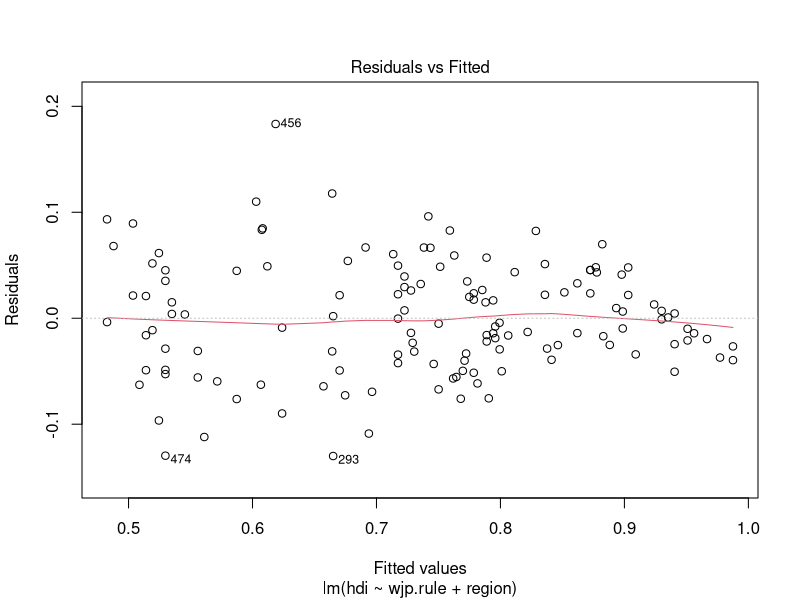
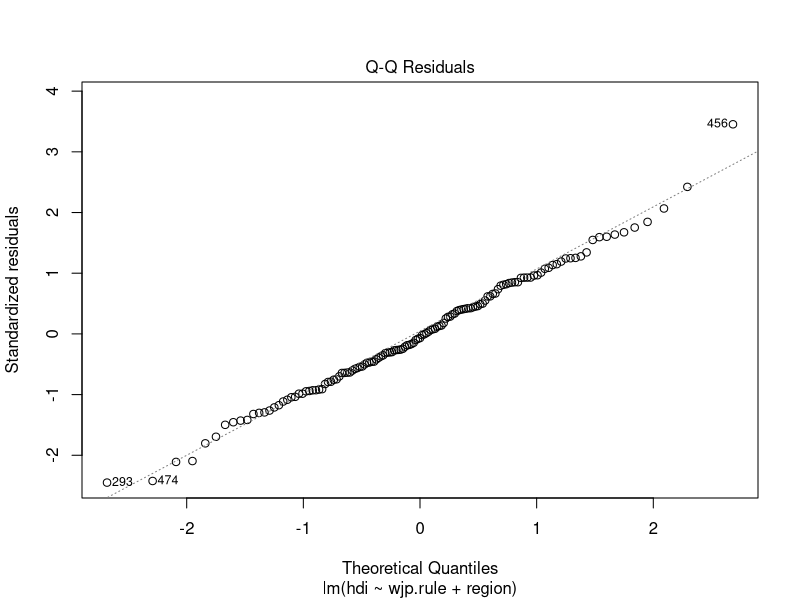
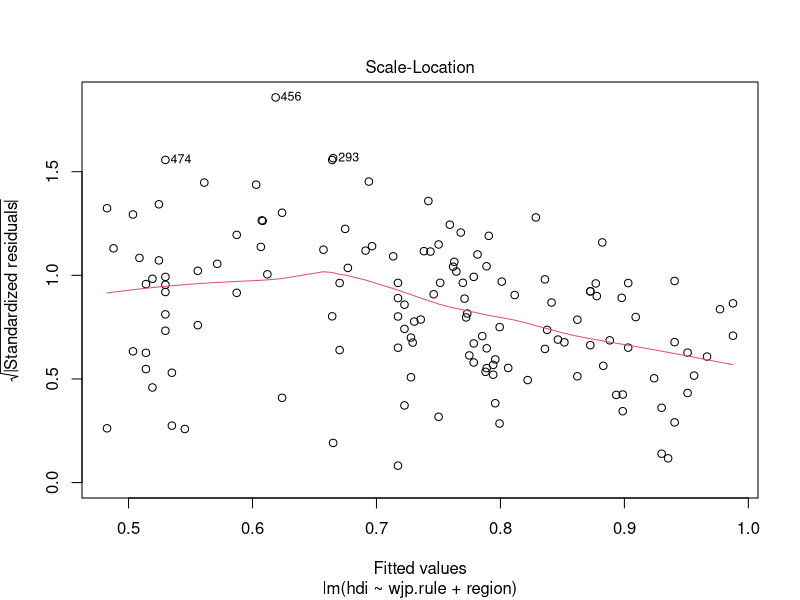
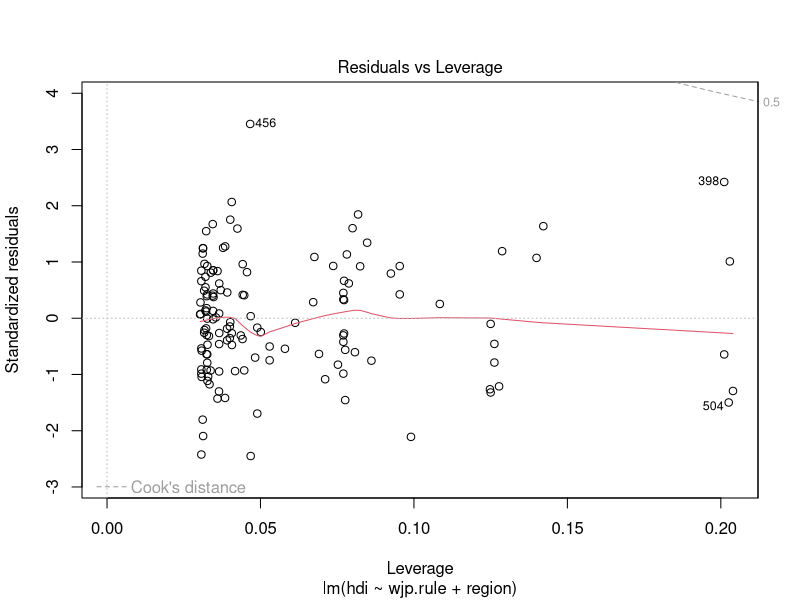
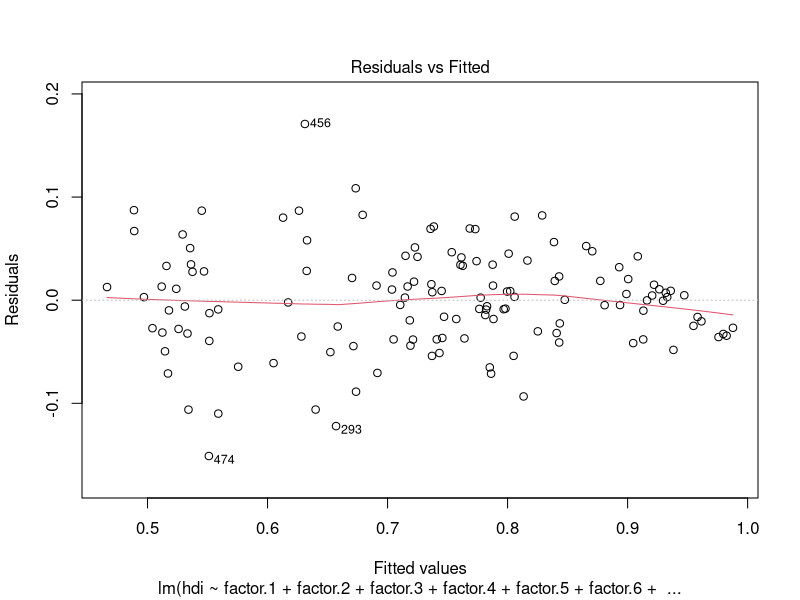
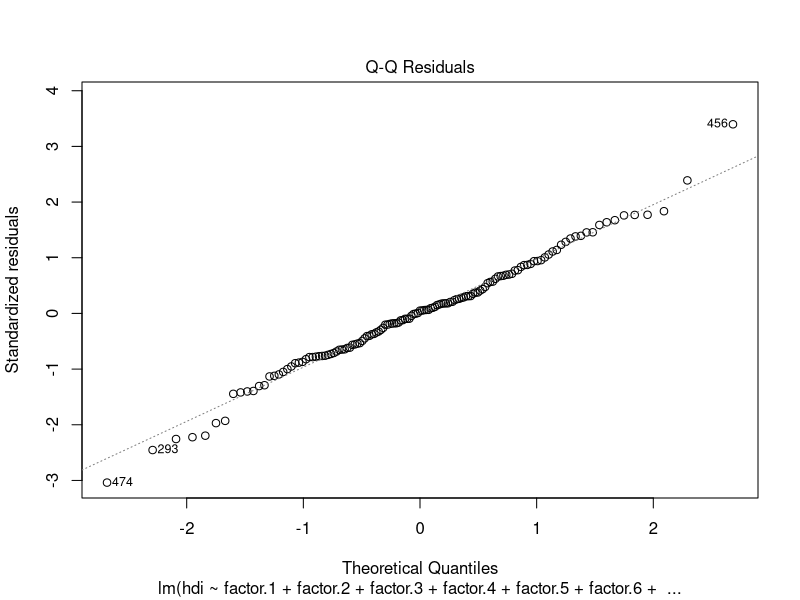
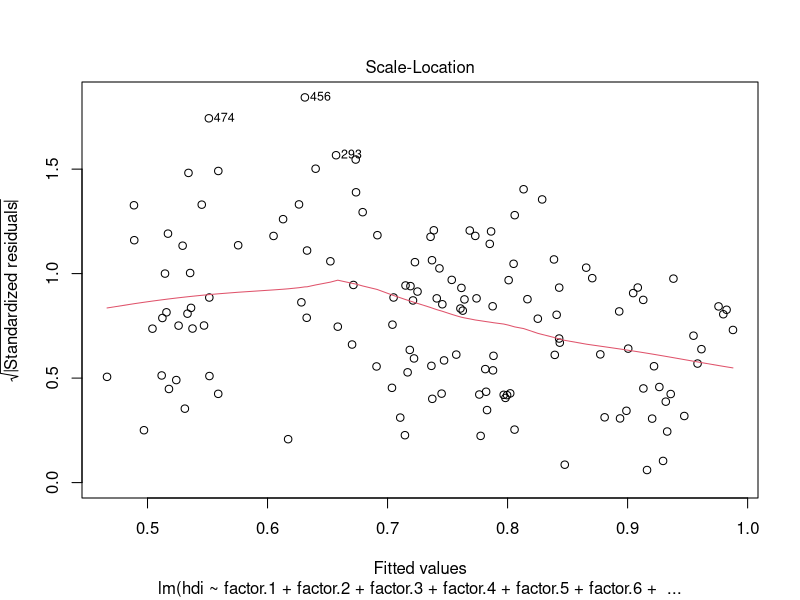
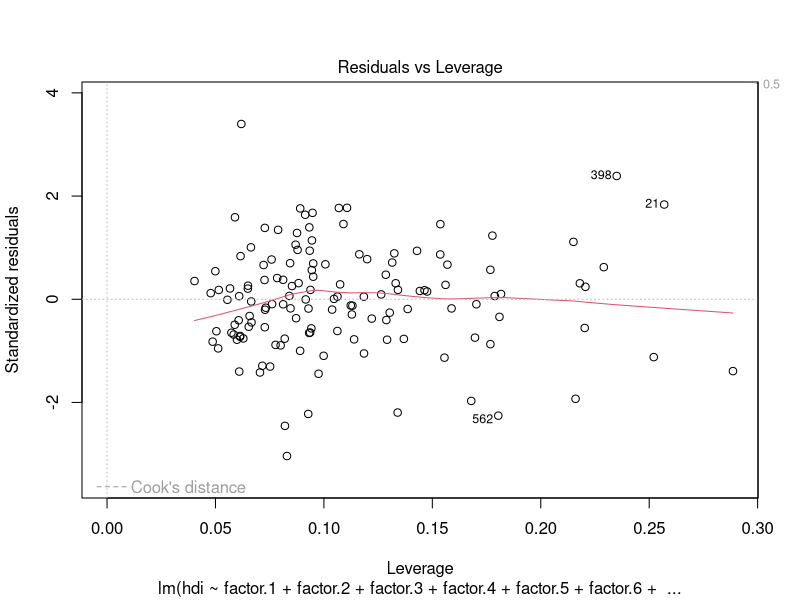

The R source for these figures, in order:
## ---- chunk 1
library(lme4)

# load data
data_clean <- read.csv("data/data_clean.csv")

# subset to 2021 data only
data_clean_2021 = data_clean[data_clean$year == 2021,]
df = data_clean_2021[2:138,]
## ---- chunk 2
# determine 1 representative variable from each of the 8 categories

# which(colnames(df) == "x1.1")
# which(colnames(df) == "x1.6")
cor(df[,40:45], use="na.or.complete")

# which(colnames(df) == "x2.1")
# which(colnames(df) == "x2.4")
cor(df[,47:50], use="na.or.complete")

# which(colnames(df) == "x3.1")
# which(colnames(df) == "x3.4")
cor(df[,52:55], use="na.or.complete")

# which(colnames(df) == "x4.1")
# which(colnames(df) == "x4.8")
cor(df[,57:64], use="na.or.complete")

# which(colnames(df) == "x5.1")
# which(colnames(df) == "x5.3")
cor(df[,66:68], use="na.or.complete")

# which(colnames(df) == "x6.1")
# which(colnames(df) == "x6.5")
cor(df[,70:74], use="na.or.complete")

# less correlation
# which(colnames(df) == "x7.1")
# which(colnames(df) == "x7.7")
cor(df[,76:82], use="na.or.complete")

# which(colnames(df) == "x8.1")
# which(colnames(df) == "x8.6")
cor(df[,84:89], use="na.or.complete")

# subset data
cor(df[, c("x1.6", "x2.1", "x3.2", "x4.2", "x5.2", "x5.3", "x6.4", "x7.5", "x7.3", "x8.5")], use="na.or.complete")

# chosen variables
cor(df[,c("x3.2", "x5.2", "x5.3", "x7.5", "x8.5")], use="na.or.complete")
## ---- chunk 3
#baseline using overall ROL as predictors
model0 = lm(hdi ~ wjp.rule + region, data = df)
plot(model0)

# using the individual categorical averages as predictors
model1 = lm(hdi~factor.1 +factor.2 +factor.3 +factor.4 +factor.5 +factor.6 +factor.7 + factor.8 + region, data = df)
plot(model1)

# random intercept and slope model
model2 = lmer(hdi ~ wjp.rule + (1 + wjp.rule || region), data = df)

model3 = lmer(hdi~factor.1 +factor.2 +factor.3 +factor.4+factor.5 +factor.6 +factor.7 + factor.8 + (1 + factor.1 +factor.2 +factor.3 +factor.4+factor.5 +factor.6 +factor.7 + factor.8 || region), data = df)

AIC(model0, model1, model2, model3)
## ---- chunk 4
sub_df <- df[, c("country", "hdi", "region", "x3.2", "x5.2", "x7.5", "x8.5")]

summary(mod1 <- lm(hdi~x3.2 + x5.2 + x7.5 + x8.5 + region, data = sub_df))
plot(mod1)
